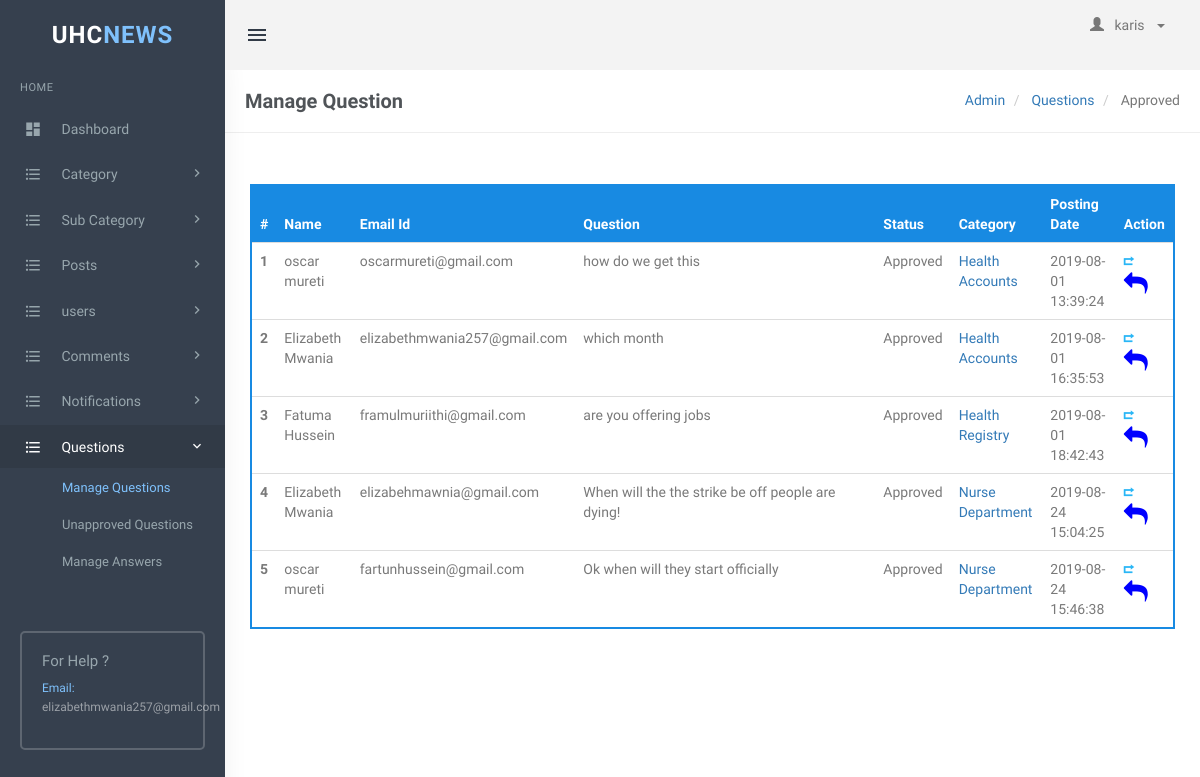
The app's page /admin/manage-questions.php (signed in) with its own data.
### tables this page shows
CREATE TABLE `question` (
  `question_id` int(11) NOT NULL,
  `CategoryId` int(11) NOT NULL,
  `QuestionDetail` longtext NOT NULL,
  `datetime` timestamp NOT NULL DEFAULT current_timestamp(),
  `name` varchar(100) NOT NULL,
  `email` varchar(150) NOT NULL,
  `status` int(1) NOT NULL DEFAULT 1
);

CREATE TABLE `tblcategory` (
  `id` int(11) NOT NULL,
  `CategoryName` varchar(200) DEFAULT NULL,
  `Description` mediumtext DEFAULT NULL,
  `PostingDate` timestamp NULL DEFAULT current_timestamp(),
  `UpdationDate` timestamp NULL DEFAULT '0000-00-00 00:00:00' ON UPDATE current_timestamp(),
  `Is_Active` int(1) DEFAULT NULL
);

### admin/manage-questions.php (the view, shortened to what this page needs)
<!DOCTYPE html>
<html lang="en">
    <head>
        <link href="assets/css/bootstrap.min.css" rel="stylesheet" type="text/css" />
        <link href="assets/css/core.css" rel="stylesheet" type="text/css" />
        <link href="assets/css/components.css" rel="stylesheet" type="text/css" />
        <link href="assets/css/icons.css" rel="stylesheet" type="text/css" />
        <link href="assets/css/pages.css" rel="stylesheet" type="text/css" />
        <link href="assets/css/menu.css" rel="stylesheet" type="text/css" />
        <link href="assets/css/responsive.css" rel="stylesheet" type="text/css" />
		<link rel="stylesheet" href="./plugins/switchery/switchery.min.css">
    </head>
    <body class="fixed-left">
        <div id="wrapper">
<?php include('includes/topheader.php');?>
<?php include('includes/leftsidebar.php');?>
            <div class="content-page">
                <div class="content">
                    <div class="container">
                        <div class="row">
							<div class="col-xs-12">
								<div class="page-title-box">
                                    <h4 class="page-title">Manage Question</h4>
                                    <ol class="breadcrumb p-0 m-0">
                                        <li>
                                            <a href="#">Admin</a>
                                        </li>
                                        <li>
                                            <a href="#">Questions </a>
                                        </li>
                                        <li class="active">
                                          Approved
                                        </li>
                                    </ol>
                                    <div class="clearfix"></div>
                                </div>
							</div>
						</div>
<div class="row">
<div class="col-sm-6">
</div>
  <div class="row">
										<div class="col-md-12">
											<div class="demo-box m-t-20">
												<div class="table-responsive">
                                                    <table class="table m-0 table-colored-bordered table-bordered-primary">
                                                        <thead>
                                                            <tr>
                                                                <th>#</th>
                                                                <th> Name</th>
                                                                <th>Email Id</th>
                                                                <th width="300">Question</th>
                                                                 <th>Status</th>
                                                                <th>Category</th>
                                                                <th>Posting Date</th>
                                                                <th>Action</th>
                                                            </tr>
                                                        </thead>
                                                        <tbody>
<?php
$conn = mysqli_connect("localhost","root","","php_login_system");
$query=mysqli_query($conn,"Select question.status, question.question_id,  question.name,question.email,question.datetime,question.QuestionDetail,question.question_id as postid,tblcategory.CategoryName from  question join tblcategory on tblcategory.id=question.CategoryId where question.status=1");
$cnt=1;
while($row=mysqli_fetch_array($query))
{
?>
 <tr>
<th scope="row"><?php echo htmlentities($cnt);?></th>
<td><?php echo htmlentities($row['name']);?></td>
<td><?php echo htmlentities($row['email']);?></td>
<td><?php echo htmlentities($row['QuestionDetail']);?></td>
<td>
    <?php
$st=$row['status'];
if($st=='0'):
echo "Wating for approval";
else:
echo "Approved";
endif;
?></td>
<td><a href="edit-post.php?pid=<?php echo htmlentities($row['postid']);?>"><?php echo htmlentities($row['CategoryName']);?></a> </td>
<td><?php echo htmlentities($row['datetime']);?></td>
<td>
<?php if($st==0):?>
    <a href="manage-questions.php?disid=<?php echo htmlentities($row['question_id']);?>" title="Disapprove this question"><i class="ion-arrow-return-right" style="color: #29b6f6;"></i></a>
<?php else :?>
  <a href="manage-questions.php?appid=<?php echo htmlentities($row['question_id']);?>" title="Disapprove this question"><i class="ion-arrow-return-right" style="color: #29b6f6;"></i></a>
<?php endif;?>
&nbsp;<a href="manage-answers.php?rid=<?php echo htmlentities($row['question_id']);?>&action=rep"> <i class="fa fa-reply" style="font-size:24px; color: blue;"></i></a> </td>
</tr>
<?php
$cnt++;
 } ?>
</tbody>
                                                    </table>
                                                </div>
											</div>
										</div>
									</div>
<div class="row">
<div class="col-md-12">
<div class="demo-box m-t-20">
											</div>
										</div>
									</div>
                    </div>
                </div>
                <?php include_once "layout_foot.php";?>
    </body>
</html>

### admin/assets/css/core.css (style rules this page uses)
body { font-family: 'Varela Round', sans-serif; margin: 0; padding-bottom: 60px; overflow-x: hidden; color: #797979; }
html { position: relative; min-height: 100%; }
.h1, .h2, .h3, .h4, .h5, .h6, h1, h2, h3, h4, h5, h6 { color: #505458; font-family: 'Hind Madurai', sans-serif; margin: 10px 0; }
* { outline: none !important; }
.container { width: auto; }
#wrapper { height: 100%; overflow: hidden; width: 100%; }
.p-0 { padding: 0 !important; }
.m-0 { margin: 0 !important; }
.m-t-20 { margin-top: 20px !important; }
.row { margin-right: -10px; margin-left: -10px; }
.col-lg-1, .col-lg-10, .col-lg-11, .col-lg-12, .col-lg-2, .col-lg-3, .col-lg-4, .col-lg-5, .col-lg-6, .col-lg-7, .col-lg-8, .col-lg-9, .col-md-1, .col-md-10, .col-md-11, .col-md-12, .col-md-2, .col-md-3, .col-md-4, .col-md-5, .col-md-6, .col-md-7, .col-md-8, .col-md-9, .col-sm-1, .col-sm-10, .col-sm-11, .col-sm-12, .col-sm-2, .col-sm-3, .col-sm-4, .col-sm-5, .col-sm-6, .col-sm-7, .col-sm-8, .col-sm-9, .col-xs-1, .col-xs-10, .col-xs-11, .col-xs-12, .col-xs-2, .col-xs-3, .col-xs-4, .col-xs-5, .col-xs-6, .col-xs-7, .col-xs-8, .col-xs-9 { padding-left: 10px; padding-right: 10px; }
.breadcrumb { background-color: transparent; margin-bottom: 15px; padding-top: 10px; padding-left: 0; }
.demo-box { padding: 10px 15px; }

### admin/assets/css/menu.css (style rules this page uses)
.content-page { margin-left: 225px; overflow: hidden; }
.content-page .content { padding: 0 5px 10px 5px; margin-top: 70px; }
.page-title { font-size: 20px; margin-bottom: 0; margin-top: 0; font-weight: 600; }
.page-title-box { padding: 20px; border-bottom: 1px solid #eee; margin: 0 -20px 20px -20px; }
.page-title-box .page-title { margin-bottom: 0; float: left; }
.page-title-box .breadcrumb { float: right; background-color: transparent !important; }

### records on screen
question: name "oscar mureti", email "oscarmureti@gmail.com", QuestionDetail "how do we get this", status "Approved", CategoryId.CategoryName "Health Accounts", datetime "2019-08-01 13:39:24"
question: name "Elizabeth Mwania", email "elizabethmwania257@gmail.com", QuestionDetail "which month", status "Approved", CategoryId.CategoryName "Health Accounts", datetime "2019-08-01 16:35:53"
question: name "Fatuma Hussein", email "framulmuriithi@gmail.com", QuestionDetail "are you offering jobs", status "Approved", CategoryId.CategoryName "Health Registry", datetime "2019-08-01 18:42:43"
question: name "Elizabeth Mwania", email "elizabehmawnia@gmail.com", QuestionDetail "When will the the strike be off people are dying!", status "Approved", CategoryId.CategoryName "Nurse Department", datetime "2019-08-24 15:04:25"
question: name "oscar mureti", email "fartunhussein@gmail.com", QuestionDetail "Ok when will they start officially", status "Approved", CategoryId.CategoryName "Nurse Department", datetime "2019-08-24 15:46:38"

### other values on screen
$_SESSION['firstname'] "karis"
